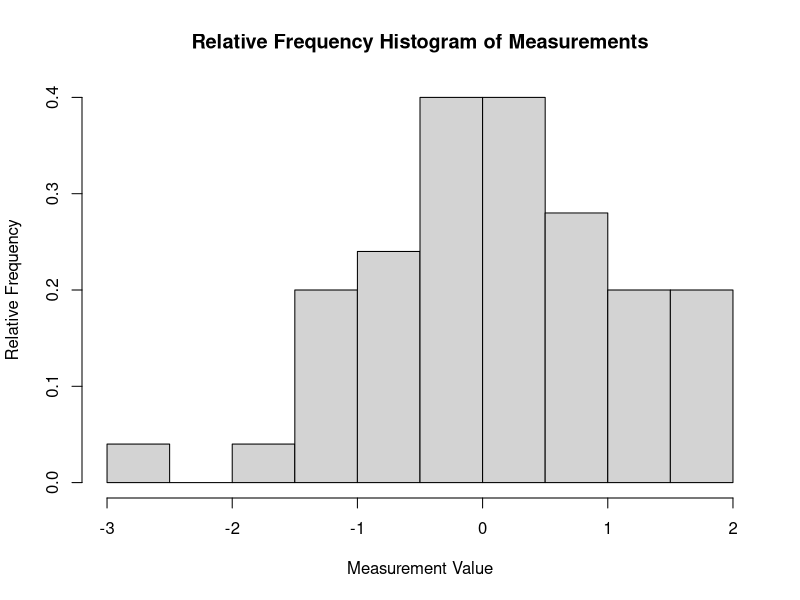
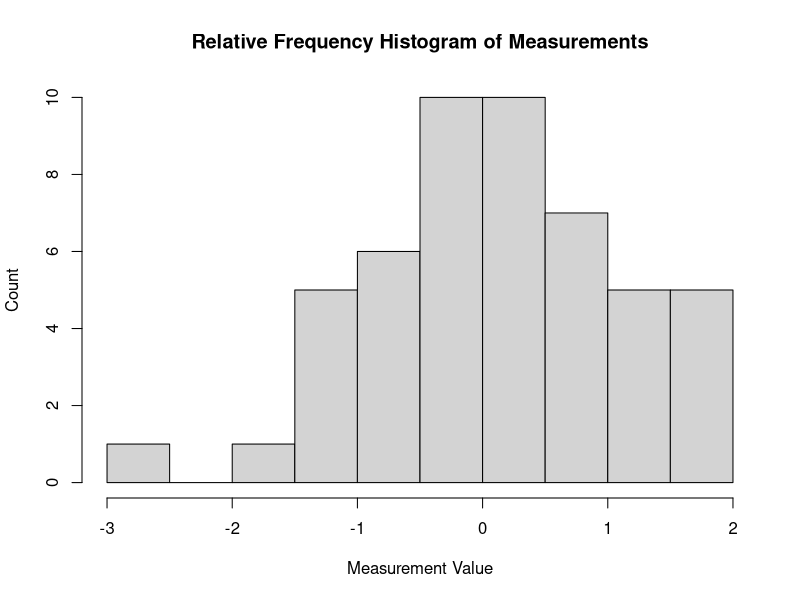

Source code (R) for these figures, in order:
# Stores the measurements as a vector
data <- c(
  0.742, 0.124, -0.274, -0.808, 1.479, -1.499, -1.114, 1.632, 1.861, 0.053,
  -0.231, -0.426, -0.418, -0.096, 0.913,
  0.455, 1.582, 0.181, -1.455, 0.781,
  -1.155, 0.600, 0.146, 0.183, -0.947,
  0.246, 1.144, -0.257, -0.890, -0.778,
  -0.481, -2.679, 1.448, 0.906, 1.804,
  -0.455, 0.265, -0.615, -0.308, -0.192,
  -0.697, 0.899, 1.065, 0.943, -1.308,
  1.092, 0.072, 0.499, 1.968, -1.634
)

# Generates the relative frequency histogram
hist(
  x = data,
  freq = FALSE,
  breaks = 10,
  xlab = "Measurement Value",
  ylab = "Relative Frequency",
  main = "Relative Frequency Histogram of Measurements"
)

hist(
  x = data,
  freq = TRUE,
  breaks = 10,
  xlab = "Measurement Value",
  ylab = "Count",
  main = "Relative Frequency Histogram of Measurements"
)

# Calculate sample mean and standard deviation.
ybar <- mean(x = data)
s <- sd(x = data)

# Calculate lower and upper bounds.
lb <- ybar - s
ub <- ybar + s

# 68%
sum(data > lb & data < ub) / length(data)
